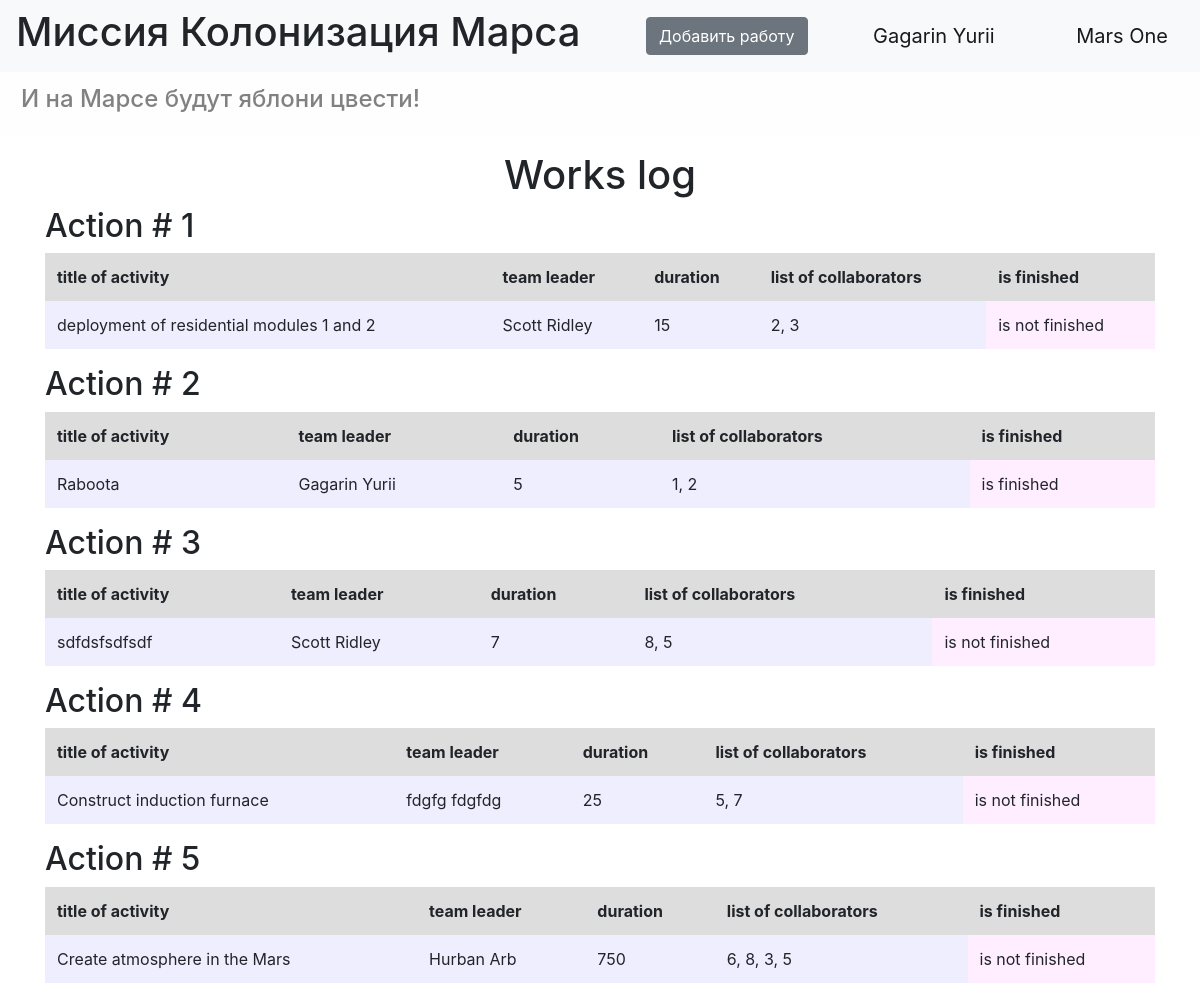
The app's page / (signed in) with its own data.
### data/user.py (models this page shows, shortened)
class User(SqlAlchemyBase, UserMixin):
    __tablename__ = 'user'
    id = sqlalchemy.Column(sqlalchemy.Integer,
                           primary_key=True, autoincrement=True)
    surname = sqlalchemy.Column(sqlalchemy.String, nullable=True)
    name = sqlalchemy.Column(sqlalchemy.String, nullable=True)
    age = sqlalchemy.Column(sqlalchemy.Integer, nullable=True)
    position = sqlalchemy.Column(sqlalchemy.String, nullable=True)
    speciality = sqlalchemy.Column(sqlalchemy.String, nullable=True)
    address = sqlalchemy.Column(sqlalchemy.String, nullable=True)
    email = sqlalchemy.Column(sqlalchemy.String, nullable=True, unique=True)
    hashed_password = sqlalchemy.Column(sqlalchemy.String, nullable=True)
    modified_date = sqlalchemy.Column(sqlalchemy.DateTime,
                                      default=datetime.datetime.now)
    jobs = orm.relation("Jobs", back_populates='user')

### data/jobs.py (models this page shows)
class Jobs(SqlAlchemyBase):
    __tablename__ = 'jobs'
    id = sqlalchemy.Column(sqlalchemy.Integer,
                           primary_key=True, autoincrement=True)
    team_leader = sqlalchemy.Column(sqlalchemy.Integer,
                                    sqlalchemy.ForeignKey("user.id"))
    job = sqlalchemy.Column(sqlalchemy.String, nullable=True)
    work_size = sqlalchemy.Column(sqlalchemy.Integer, nullable=True)
    collaborators = sqlalchemy.Column(sqlalchemy.String, nullable=True)
    start_date = sqlalchemy.Column(sqlalchemy.String)
    end_date = sqlalchemy.Column(sqlalchemy.String)
    is_finished = sqlalchemy.Column(sqlalchemy.String)
    user = orm.relation('User')

### main.py (the view)
@app.route("/index")
@app.route("/")
def index():
    jobs = None
    db_sess = db_session.create_session()
    if current_user.is_authenticated:
        jobs = db_sess.query(Jobs)
    return render_template("index.html", jobs=jobs)

### data/db_session.py (called while the page is built)
def create_session() -> Session:
    global __factory
    return __factory()

### main.py (called while the page is built)
@login_manager.user_loader
def load_user(user_id):
    db_sess = db_session.create_session()
    return db_sess.query(User).get(user_id)

### templates/index.html
{% extends "base.html" %}
{% block content %}
<h1 align="center">Works log</h1>
{% if jobs %}
    {% for item in jobs%}
        <div class="col-md6">
            <h2>Action # {{item.id}}</h2>
            <table class="table table-borderless">
                <tbody>
                    <tr bgcolor="#dddddd">
                        <th scope="col">title of activity</th>
                        <th scope="col">team leader</th>
                        <th scope="col">duration</th>
                        <th scope="col">list of collaborators</th>
                        <th scope="col">is finished</th>
                    </tr>
                    <tr bgcolor="#eeeeff">
                        <td>{{item.job}}</td>
                        <td>{{item.user.surname}} {{item.user.name}}</td>
                        <td>{{item.work_size}}</td>
                        <td>{{item.collaborators}}</td>
                        {% if item.is_finished %}
                            <td bgcolor="#ffeeff">is finished</td>
                        {% else %}
                            <td bgcolor="#ffeeff">is not finished</td>
                        {% endif %}
                    </tr>
                </tbody>
            </table>
        </div>
    {% endfor %}
{% endif %}
{% endblock %}

### templates/base.html (shortened to what this page needs)
<!doctype html>
<html lang="en">
<head>
    <link rel="stylesheet"
          href="https://stackpath.bootstrapcdn.com/bootstrap/4.4.1/css/bootstrap.min.css"
>
</head>
<body>
    <header>
        <nav class="navbar navbar-light bg-light">
            <h1>Миссия Колонизация Марса</h1>
            {% if current_user.is_authenticated %}
                    <a href="addjob" class="btn btn-secondary">Добавить работу</a>
                    <a class="navbar-brand" href="/logout">{{current_user.surname}} {{ current_user.name }}</a>
            {% else %}
                <p>
                    <a class="btn btn-primary" href="/register">Зарегистрироваться</a>
                    <a class="btn btn-success" href="/login">Войти</a>
                </p>
            {% endif %}
            <a class="navbar-brand">Mars One</a>
        </nav>
    </header>
    <div class="alert alert-light">
        <h4>И на Марсе будут яблони цвести!</h4>
    </div>
    <main role="main" class="container">
        {% block content %}{% endblock %}
    </main>
</body>

### records on screen
User: surname "Gagarin", name "Yurii"
Jobs: id "1", job "deployment of residential modules 1 and 2", user.surname "Scott", user.name "Ridley", work_size "15", collaborators "2, 3", is_finished "is not finished"
Jobs: id "2", job "Raboota", user.surname "Gagarin", user.name "Yurii", work_size "5", collaborators "1, 2", is_finished "is finished"
Jobs: id "3", job "sdfdsfsdfsdf", user.surname "Scott", user.name "Ridley", work_size "7", collaborators "8, 5", is_finished "is not finished"
Jobs: id "4", job "Construct induction furnace", user.surname "fdgfg", user.name "fdgfdg", work_size "25", collaborators "5, 7", is_finished "is not finished"
Jobs: id "5", job "Create atmosphere in the Mars", user.surname "Hurban", user.name "Arb", work_size "750", collaborators "6, 8, 3, 5", is_finished "is not finished"
